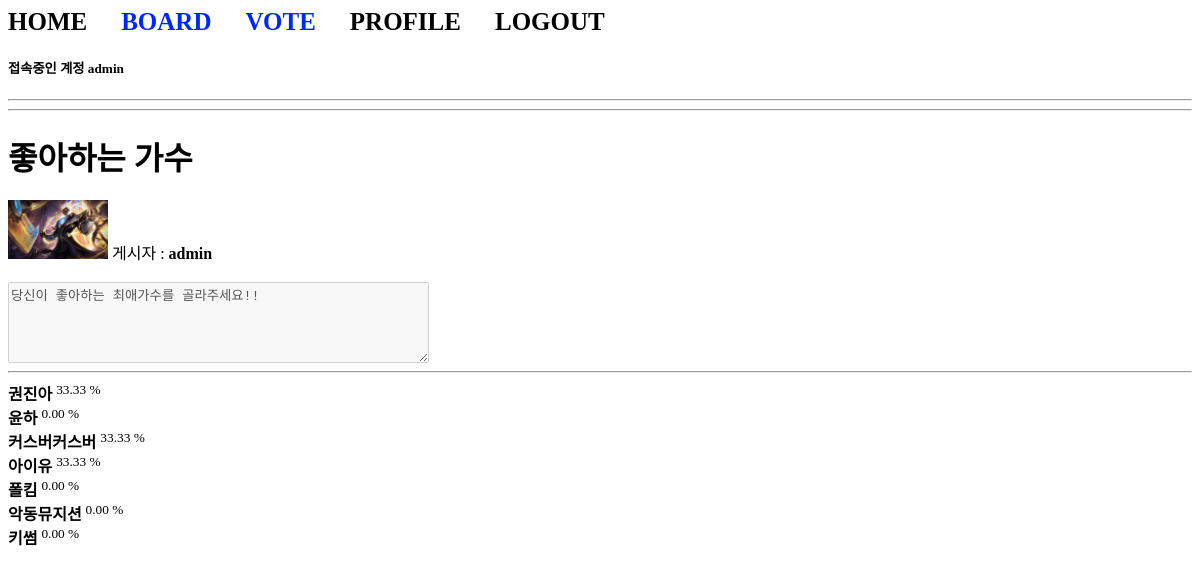
The page /vote/detail/1 (signed in) on the database its author committed.
### acc/models.py (models this page shows)
class User(AbstractUser):
    pic = models.ImageField(upload_to="user/%y")
    comment = models.TextField()
    point = models.IntegerField(default=0)
    def getpic(self):
        if self.pic:
            return self.pic.url
        return "/media/no.png"

### vote/models.py (models this page shows, shortened)
class Topic(models.Model):
    subject = models.CharField(max_length=100)
    maker = models.ForeignKey(User, on_delete=models.CASCADE, related_name="maker")
    content = models.TextField()
    voter = models.ManyToManyField(User, blank=True, related_name="voter")

class Choice(models.Model):
    topic = models.ForeignKey(Topic, on_delete=models.CASCADE)
    name = models.CharField(max_length=100)
    num = models.IntegerField(default=0)

### vote/views.py (the view)
# urls.py: path('detail/<tpk>', views.detail, name="detail"),
def detail(request, tpk):
    t = Topic.objects.get(id=tpk)
    c = t.choice_set.all()
    context = {
        "t" : t,
        "cset" : c
    }
    return render(request, "vote/detail.html", context)

### templates/vote/detail.html (shortened to what this page needs)
{% extends 'base.html' %}
{% block con %}
    {% load mathfilters %}
    <h1><b>{{ t.subject }}</b></h1>
    <img src="{{ t.maker.getpic }}" width="100px">
    게시자 : <b>{{ t.maker }}</b> <br><br>
    <textarea cols="50" rows="5" disabled>{{ t.content }}</textarea>
    <hr>
    {% if user in t.voter.all %}
        {% for i in cset %}
            <b>{{ i.name }}</b> <sup>{{ i.num|div:t.voter.count|mul:100|floatformat:2 }} %</sup><br>
        {% endfor %}
    {% endif %}
{% endblock %}

### templates/base.html (shortened to what this page needs)
{% if user.is_authenticated %}
    <a href="{% url 'acc:index' %}" class="menu">HOME</a>
    <a href="{% url 'board:index' %}" class="app">BOARD</a>
    <a href="{% url 'vote:index' %}" class="app">VOTE</a>
    <a href="{% url 'acc:profile' %}" class="menu">PROFILE</a>
    <a href="{% url 'acc:logout' %}" class="menu">LOGOUT</a>
{% else %}
    <a href="{% url 'acc:index' %}" class="menu">HOME</a>
    <a href="{% url 'acc:login' %}" class="menu">LOGIN</a>
    <a href="{% url 'acc:signup' %}" class="menu">SIGNUP</a>
{% endif %}
<h5>접속중인 계정 <b>{{ user }}</b></h5>
<hr>
<hr>
{% if user.is_authenticated %}
    {% block con %}{% endblock %}
{% else %}
    {% block noauth %}
        <h1>로그인이 필요한 페이지 입니다 🙌🏻</h1>
        <a href="{% url 'acc:login' %}"><button>LOGIN</button></a>
        <a href="{% url 'acc:signup' %}"><button>SIGNUP</button></a>
    {% endblock %}
{% endif %}

### templates/base.html (style rules this page uses)
.menu { text-decoration: none; font-size: 25px; color : black; font-weight: bold; margin-right: 30px; }
.app { text-decoration: none; font-size: 25px; color : rgb(0, 38, 255); font-weight: bold; margin-right: 30px; }

### rows shown on the page
User: username "admin"
Topic: subject "좋아하는 가수", maker.getpic (picture), maker "admin", content "당신이 좋아하는 최애가수를 골라주세요!!"
Choice: name "권진아", num|div "33.33"
Choice: name "윤하", num|div "0.00"
Choice: name "커스버커스버", num|div "33.33"
Choice: name "아이유", num|div "33.33"
Choice: name "폴킴", num|div "0.00"
Choice: name "악동뮤지션", num|div "0.00"
Choice: name "키썸", num|div "0.00"
